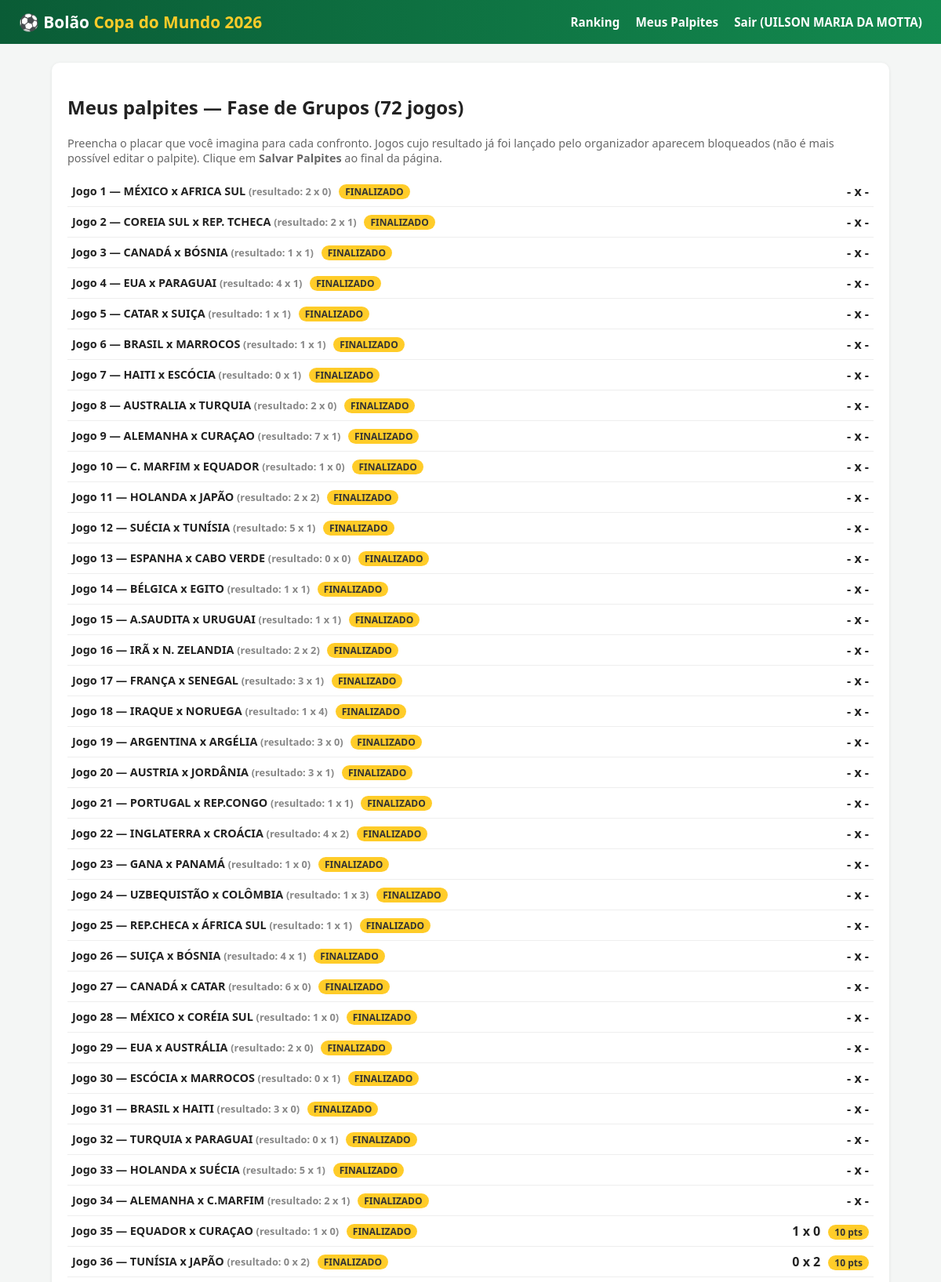
The app's page /palpites (signed in, upper part) with its own data.
### tables this page shows
CREATE TABLE jogos (
            id INTEGER PRIMARY KEY,            -- número do jogo (1..72)
            time_a TEXT NOT NULL,
            time_b TEXT NOT NULL,
            gols_a INTEGER,                    -- resultado real (NULL = não jogado)
            gols_b INTEGER
        );

CREATE TABLE palpites (
            id INTEGER PRIMARY KEY AUTOINCREMENT,
            usuario_id INTEGER NOT NULL REFERENCES usuarios(id) ON DELETE CASCADE,
            jogo_id INTEGER NOT NULL REFERENCES jogos(id) ON DELETE CASCADE,
            gols_a INTEGER NOT NULL,
            gols_b INTEGER NOT NULL,
            pontos INTEGER NOT NULL DEFAULT 0,
            UNIQUE(usuario_id, jogo_id)
        );

### app.py (the view, shortened to what this page needs)
@app.route("/palpites", methods=["GET", "POST"])
@login_required
def palpites():
    db = get_db()
    usuario_id = session["usuario_id"]
    jogos = db.execute("SELECT * FROM jogos ORDER BY id").fetchall()
    meus_palpites = {
        row["jogo_id"]: row
        for row in db.execute(
            "SELECT * FROM palpites WHERE usuario_id=?", (usuario_id,)
        ).fetchall()
    }
    return render_template("palpites.html", jogos=jogos, meus_palpites=meus_palpites)

### app.py (called while the page is built)
def get_db():
    if "db" not in g:
        g.db = sqlite3.connect(DB_PATH)
        g.db.row_factory = sqlite3.Row
        g.db.execute("PRAGMA foreign_keys = ON")
    return g.db

def login_required(view):
    @wraps(view)
    def wrapped(*args, **kwargs):
        if not session.get("usuario_id"):
            flash("Você precisa fazer login para continuar.", "warning")
            return redirect(url_for("login"))
        return view(*args, **kwargs)
    return wrapped

@app.context_processor
def inject_user():
    return {
        "usuario_logado": session.get("usuario_nome"),
        "is_admin": session.get("is_admin", False),
    }

### templates/palpites.html (shortened to what this page needs)
{% extends "base.html" %}
{% block content %}
<div class="card">
  <h2>Meus palpites — Fase de Grupos (72 jogos)</h2>
  <p style="color:#666;font-size:0.9rem;">
    Preencha o placar que você imagina para cada confronto. Jogos cujo resultado já foi
    lançado pelo organizador aparecem bloqueados (não é mais possível editar o palpite).
    Clique em <strong>Salvar Palpites</strong> ao final da página.
  </p>
  <form method="post">
    {% for jogo in jogos %}
      {% set meu = meu_palpites if false else meus_palpites.get(jogo['id']) %}
      <div class="jogo-box">
        <div class="times">
          Jogo {{ jogo['id'] }} — {{ jogo['time_a'] }} x {{ jogo['time_b'] }}
          {% if jogo['gols_a'] is not none %}
            <span class="placar-real">(resultado: {{ jogo['gols_a'] }} x {{ jogo['gols_b'] }})</span>
            <span class="badge">FINALIZADO</span>
          {% endif %}
        </div>
        <div>
          {% if jogo['gols_a'] is not none %}
            <strong>
              {{ meu['gols_a'] if meu else '-' }} x {{ meu['gols_b'] if meu else '-' }}
            </strong>
            {% if meu %}
              <span class="badge">{{ meu['pontos'] }} pts</span>
            {% endif %}
          {% else %}
            <input type="number" min="0" name="gols_a_{{ jogo['id'] }}"
                   value="{{ meu['gols_a'] if meu else '' }}" placeholder="0">
            x
            <input type="number" min="0" name="gols_b_{{ jogo['id'] }}"
                   value="{{ meu['gols_b'] if meu else '' }}" placeholder="0">
          {% endif %}
        </div>
      </div>
    {% endfor %}
  </form>
</div>
{% endblock %}

### templates/base.html (style rules this page uses)
:root { --verde: #0a5c36; --verde-claro: #138a4f; --amarelo: #ffcc29; --bg: #f4f6f5; }
* { box-sizing: border-box; }
body { margin: 0; font-family: "Segoe UI", Arial, sans-serif; background: var(--bg); color: #222; }
.card { background: #fff; border-radius: 10px; box-shadow: 0 1px 4px rgba(0,0,0,.08); padding: 20px; margin-bottom: 20px; }
.jogo-box { display: flex; align-items: center; justify-content: space-between; gap: 8px; padding: 8px 6px; border-bottom: 1px solid #eee; flex-wrap: wrap; }
.jogo-box .times { flex: 1; min-width: 200px; font-weight: 600; font-size: 0.9rem; }
.jogo-box .placar-real { color: #888; font-size: 0.8rem; }
.badge { display: inline-block; background: var(--amarelo); color: #333; border-radius: 10px; padding: 1px 8px; font-size: 0.75rem; font-weight: 700; margin-left: 6px; }

### records on screen
jogos: id "1", time_a "MÉXICO", time_b "AFRICA SUL", gols_a "2", gols_b "0", meu "-"
jogos: id "2", time_a "COREIA SUL", time_b "REP. TCHECA", gols_a "2", gols_b "1", meu "-"
jogos: id "3", time_a "CANADÁ", time_b "BÓSNIA", gols_a "1", gols_b "1", meu "-"
jogos: id "4", time_a "EUA", time_b "PARAGUAI", gols_a "4", gols_b "1", meu "-"
jogos: id "5", time_a "CATAR", time_b "SUIÇA", gols_a "1", gols_b "1", meu "-"
jogos: id "6", time_a "BRASIL", time_b "MARROCOS", gols_a "1", gols_b "1", meu "-"
jogos: id "7", time_a "HAITI", time_b "ESCÓCIA", gols_a "0", gols_b "1", meu "-"
jogos: id "8", time_a "AUSTRALIA", time_b "TURQUIA", gols_a "2", gols_b "0", meu "-"
jogos: id "9", time_a "ALEMANHA", time_b "CURAÇAO", gols_a "7", gols_b "1", meu "-"
jogos: id "10", time_a "C. MARFIM", time_b "EQUADOR", gols_a "1", gols_b "0", meu "-"
jogos: id "11", time_a "HOLANDA", time_b "JAPÃO", gols_a "2", gols_b "2", meu "-"
jogos: id "12", time_a "SUÉCIA", time_b "TUNÍSIA", gols_a "5", gols_b "1", meu "-"
jogos: id "13", time_a "ESPANHA", time_b "CABO VERDE", gols_a "0", gols_b "0", meu "-"
jogos: id "14", time_a "BÉLGICA", time_b "EGITO", gols_a "1", gols_b "1", meu "-"
jogos: id "15", time_a "A.SAUDITA", time_b "URUGUAI", gols_a "1", gols_b "1", meu "-"
jogos: id "16", time_a "IRÃ", time_b "N. ZELANDIA", gols_a "2", gols_b "2", meu "-"
jogos: id "17", time_a "FRANÇA", time_b "SENEGAL", gols_a "3", gols_b "1", meu "-"
jogos: id "18", time_a "IRAQUE", time_b "NORUEGA", gols_a "1", gols_b "4", meu "-"
jogos: id "19", time_a "ARGENTINA", time_b "ARGÉLIA", gols_a "3", gols_b "0", meu "-"
jogos: id "20", time_a "AUSTRIA", time_b "JORDÂNIA", gols_a "3", gols_b "1", meu "-"
jogos: id "21", time_a "PORTUGAL", time_b "REP.CONGO", gols_a "1", gols_b "1", meu "-"
jogos: id "22", time_a "INGLATERRA", time_b "CROÁCIA", gols_a "4", gols_b "2", meu "-"
jogos: id "23", time_a "GANA", time_b "PANAMÁ", gols_a "1", gols_b "0", meu "-"
jogos: id "24", time_a "UZBEQUISTÃO", time_b "COLÔMBIA", gols_a "1", gols_b "3", meu "-"
jogos: id "25", time_a "REP.CHECA", time_b "ÁFRICA SUL", gols_a "1", gols_b "1", meu "-"
jogos: id "26", time_a "SUIÇA", time_b "BÓSNIA", gols_a "4", gols_b "1", meu "-"
jogos: id "27", time_a "CANADÁ", time_b "CATAR", gols_a "6", gols_b "0", meu "-"
jogos: id "28", time_a "MÉXICO", time_b "CORÉIA SUL", gols_a "1", gols_b "0", meu "-"
jogos: id "29", time_a "EUA", time_b "AUSTRÁLIA", gols_a "2", gols_b "0", meu "-"
jogos: id "30", time_a "ESCÓCIA", time_b "MARROCOS", gols_a "0", gols_b "1", meu "-"
jogos: id "31", time_a "BRASIL", time_b "HAITI", gols_a "3", gols_b "0", meu "-"
jogos: id "32", time_a "TURQUIA", time_b "PARAGUAI", gols_a "0", gols_b "1", meu "-"
jogos: id "33", time_a "HOLANDA", time_b "SUÉCIA", gols_a "5", gols_b "1", meu "-"
jogos: id "34", time_a "ALEMANHA", time_b "C.MARFIM", gols_a "2", gols_b "1", meu "-"
jogos: id "35", time_a "EQUADOR", time_b "CURAÇAO", gols_a "1", gols_b "0"
palpites: gols_a "1", gols_b "0", pontos "10"
jogos: id "36", time_a "TUNÍSIA", time_b "JAPÃO", gols_a "0", gols_b "2"
palpites: gols_a "0", gols_b "2", pontos "10"

### other values on screen
{{ usuario_logado }} "UILSON MARIA DA MOTTA"
